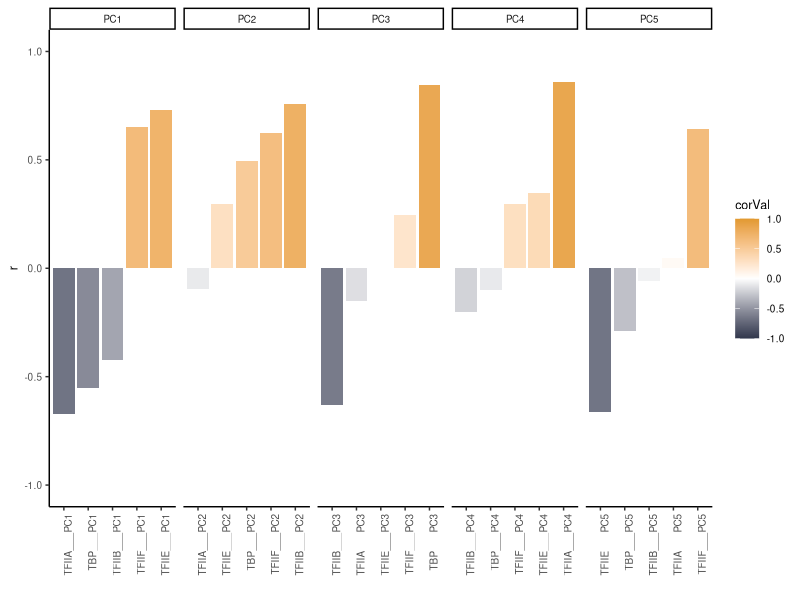

The R script that drew this image:
rm(list = ls())

library(tidyverse)
library(tidytext)
library(svglite)

set.seed(42)

# load imputed values (to create - use "impute_missing_values.R" script)
imp = as.matrix(read.csv("data/imputed_missing_values/imputed_residence_times.csv") %>% 
                  column_to_rownames(var = "X"))

# upload table replace <1 min with a random number between 0-1
resTimes = read.csv("data/residence_times_all.csv") %>% 
  pivot_longer(cols = TBP:TFIIF, names_to = "factorName", values_to = "resTime", values_drop_na = TRUE) %>% 
  distinct()

plotResTime = resTimes %>% 
  mutate(randNum = runif(nrow(resTimes), min=0, max=1)) %>% 
  mutate(resTimesNum = ifelse(resTime == "<1", randNum, as.numeric(resTime))) 

# PCA of genes
genePCA = function(inputData, scaled = TRUE){
  if (scaled == TRUE){
    pca = prcomp(inputData, scale. = TRUE)
  } else {
    pca = prcomp(inputData, scale. = FALSE)
  }
  
  variance = round((pca$sdev^2 / sum(pca$sdev^2))*100, digits = 2)
  PCA_out = as.data.frame(pca$x) %>% 
    rownames_to_column(var = "gene")
  
  output = list(PCA_out = PCA_out, variance = variance)
  
  return(output)
}

# a) PCA ofimputed observations
output = genePCA(inputData = imp, scaled = TRUE)
output$variance


corData = output$PCA_out %>% 
  left_join(plotResTime) %>% 
  dplyr::select(-c(peakName, resTime, randNum)) %>% 
  pivot_longer(cols = PC1:PC5, names_to = "PC", values_to = "PC_value") %>% 
  group_by(PC, factorName) %>% 
  summarise(corVal = cor(PC_value, resTimesNum)) %>% 
  drop_na()

p = ggplot(corData, aes(x = reorder_within(factorName, corVal, PC), y = corVal, fill = corVal))
p + geom_bar(stat = "identity") +
  facet_wrap(~PC, scales = "free_x", nrow = 1) +
  theme_classic() +
  theme(panel.background = element_rect(fill = "transparent"), # bg of the panel
        plot.background = element_rect(fill = "transparent", color = NA),
        text = element_text(size=9), 
        axis.text.x = element_text(angle = 90, hjust = 1),
        strip.text.x = element_text(size = 7)) + 
  #guides(fill="none", color = "none") +
  ylab("r") +
  xlab("")  +
  #scale_fill_gradient2(low = "#32384D", high = "#E29930", mid = "white", midpoint = 0) +
  scale_fill_gradientn(colors = c("#32384D", "white","#E29930"), 
                       limits= c(-1,1)) +
  ylim(-1, 1)
#ggsave("figures/panels/fig3/cor_PC_genes_with_resTime.pdf", width = 15, height = 5, units = "cm")
